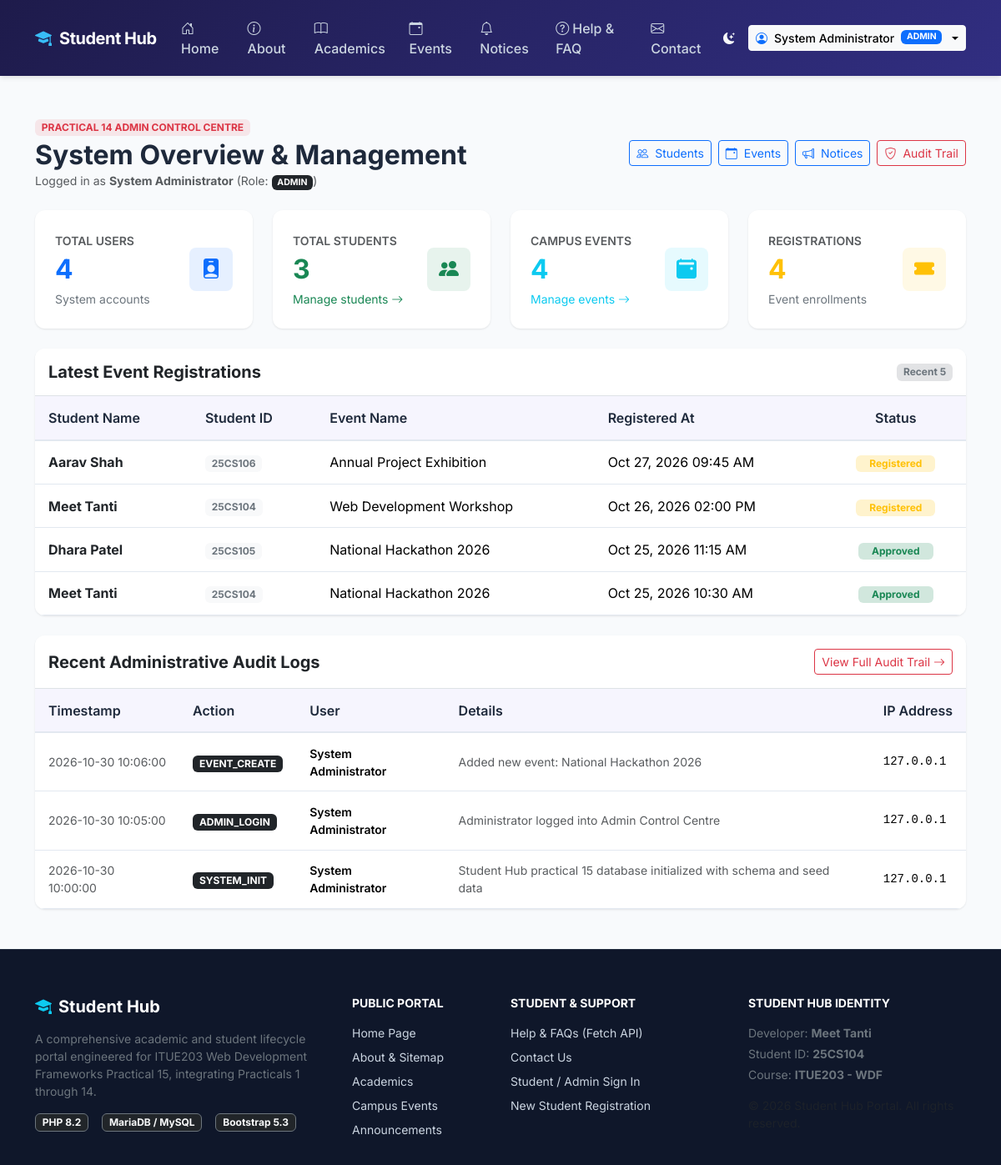
Page /admin/dashboard.php (signed in) on the committed database.
### tables this page shows
CREATE TABLE registrations (
    id INT AUTO_INCREMENT PRIMARY KEY,
    student_id INT NOT NULL,
    event_id INT NOT NULL,
    registration_date TIMESTAMP DEFAULT CURRENT_TIMESTAMP,
    status ENUM('registered', 'approved', 'rejected') DEFAULT 'registered',
    notes VARCHAR(255) NULL,
    UNIQUE KEY uq_student_event (student_id, event_id),
    CONSTRAINT fk_reg_student FOREIGN KEY (student_id) REFERENCES students(id) ON DELETE CASCADE,
    CONSTRAINT fk_reg_event FOREIGN KEY (event_id) REFERENCES events(id) ON DELETE CASCADE
);

CREATE TABLE students (
    id INT AUTO_INCREMENT PRIMARY KEY,
    user_id INT NULL UNIQUE,
    student_id VARCHAR(50) NOT NULL UNIQUE,
    student_name VARCHAR(100) NOT NULL,
    phone VARCHAR(20) NULL,
    course VARCHAR(100) NOT NULL,
    branch VARCHAR(100) NOT NULL,
    academic_year VARCHAR(30) NOT NULL,
    gender ENUM('Male', 'Female', 'Other') NOT NULL,
    address TEXT NULL,
    pincode VARCHAR(10) NULL,
    created_at TIMESTAMP DEFAULT CURRENT_TIMESTAMP,
    updated_at TIMESTAMP DEFAULT CURRENT_TIMESTAMP ON UPDATE CURRENT_TIMESTAMP,
    CONSTRAINT fk_students_user FOREIGN KEY (user_id) REFERENCES users(id) ON DELETE SET NULL ON UPDATE CASCADE
);

CREATE TABLE events (
    id INT AUTO_INCREMENT PRIMARY KEY,
    event_name VARCHAR(150) NOT NULL,
    description TEXT NULL,
    category VARCHAR(50) DEFAULT 'Academic',
    event_date DATE NOT NULL,
    event_time VARCHAR(20) DEFAULT '10:00 AM',
    location VARCHAR(150) NOT NULL,
    max_seats INT DEFAULT 100,
    poster_image VARCHAR(255) NULL,
    status ENUM('upcoming', 'completed', 'cancelled') DEFAULT 'upcoming',
    created_by INT NULL,
    created_at TIMESTAMP DEFAULT CURRENT_TIMESTAMP,
    CONSTRAINT fk_events_creator FOREIGN KEY (created_by) REFERENCES users(id) ON DELETE SET NULL
);

CREATE TABLE audit_logs (
    id INT AUTO_INCREMENT PRIMARY KEY,
    user_id INT NULL,
    action VARCHAR(100) NOT NULL,
    details TEXT NULL,
    ip_address VARCHAR(45) NOT NULL,
    created_at TIMESTAMP DEFAULT CURRENT_TIMESTAMP,
    CONSTRAINT fk_audit_user FOREIGN KEY (user_id) REFERENCES users(id) ON DELETE SET NULL
);

CREATE TABLE users (
    id INT AUTO_INCREMENT PRIMARY KEY,
    name VARCHAR(100) NOT NULL,
    email VARCHAR(150) NOT NULL UNIQUE,
    password VARCHAR(255) NOT NULL,
    role_id INT NOT NULL,
    status ENUM('active', 'inactive') DEFAULT 'active',
    created_at TIMESTAMP DEFAULT CURRENT_TIMESTAMP,
    updated_at TIMESTAMP DEFAULT CURRENT_TIMESTAMP ON UPDATE CURRENT_TIMESTAMP,
    CONSTRAINT fk_users_role FOREIGN KEY (role_id) REFERENCES roles(id) ON UPDATE CASCADE
);

### includes/auth.php (called while the page is built, shortened)
<?php
require_once __DIR__ . '/functions.php';
function isAuthenticated(): bool
{
    return isset($_SESSION['user_id']) && !empty($_SESSION['user_id']);
}
function currentUser(): ?array
{
    return [
        'id'        => (int) $_SESSION['user_id'],
        'name'      => $_SESSION['name'] ?? 'User',
        'email'     => $_SESSION['email'] ?? '',
        'role'      => $_SESSION['role'] ?? 'guest',
        'student_id'=> $_SESSION['student_id'] ?? null
    ];
}

### includes/functions.php (called while the page is built, shortened)
<?php
function e(?string $string): string
{
    return htmlspecialchars($string ?? '', ENT_QUOTES, 'UTF-8');
}

### admin/dashboard.php (the view, shortened to what this page needs)
<?php
require_once __DIR__ . '/../includes/functions.php';
require_once __DIR__ . '/../includes/auth.php';
require_once __DIR__ . '/../includes/header.php';
require_once __DIR__ . '/../includes/navbar.php';
$user = currentUser();
$totalUsers = (int) $pdo->query('SELECT COUNT(*) FROM users')->fetchColumn();
$totalStudents = (int) $pdo->query('SELECT COUNT(*) FROM students')->fetchColumn();
$totalEvents = (int) $pdo->query('SELECT COUNT(*) FROM events')->fetchColumn();
$totalRegistrations = (int) $pdo->query('SELECT COUNT(*) FROM registrations')->fetchColumn();
$stmt = $pdo->query(
    "SELECT r.id, r.registration_date, r.status, s.student_name, s.student_id, e.event_name
     FROM registrations r
     JOIN students s ON r.student_id = s.id
     JOIN events e ON r.event_id = e.id
     ORDER BY r.registration_date DESC
     LIMIT 5"
);
$latestRegistrations = $stmt->fetchAll();
$auditStmt = $pdo->query(
    "SELECT a.*, u.name as user_name, u.email
     FROM audit_logs a
     LEFT JOIN users u ON a.user_id = u.id
     ORDER BY a.created_at DESC
     LIMIT 5"
);
$recentAudits = $auditStmt->fetchAll();
?>
<main class="py-5">
    <div class="container">
        <div class="d-flex flex-wrap justify-content-between align-items-center mb-4">
            <div>
                <span class="badge bg-danger bg-opacity-10 text-danger fw-bold text-uppercase mb-1">Practical 14 Admin Control Centre</span>
                <h2 class="fw-bold mb-0">System Overview & Management</h2>
                <p class="text-muted small mb-0">Logged in as <strong><?= e($user['name']) ?></strong> (Role: <span class="badge bg-dark text-uppercase"><?= e($user['role']) ?></span>)</p>
            </div>
            <div class="mt-3 mt-md-0 d-flex gap-2">
                <a href="<?= APP_URL ?>/admin/students.php" class="btn btn-outline-primary btn-sm">
                    <i class="bi bi-people me-1"></i> Students
                </a>
                <a href="<?= APP_URL ?>/admin/events.php" class="btn btn-outline-primary btn-sm">
                    <i class="bi bi-calendar-event me-1"></i> Events
                </a>
                <a href="<?= APP_URL ?>/admin/notices.php" class="btn btn-outline-primary btn-sm">
                    <i class="bi bi-megaphone me-1"></i> Notices
                </a>
                <?php if ($user['role'] === 'admin'): ?>
                    <a href="<?= APP_URL ?>/admin/audit_logs.php" class="btn btn-outline-danger btn-sm">
                        <i class="bi bi-shield-check me-1"></i> Audit Trail
                    </a>
                <?php endif; ?>
            </div>
        </div>
        <div class="row g-4 mb-4">
            <div class="col-lg-3 col-md-6">
                <div class="card-sh card-kpi bg-white border-0">
                    <div>
                        <span class="text-muted small text-uppercase fw-semibold">Total Users</span>
                        <h2 class="fw-bold my-1 text-primary"><?= $totalUsers ?></h2>
                        <small class="text-secondary">System accounts</small>
                    </div>
                    <div class="kpi-icon bg-primary bg-opacity-10 text-primary">
                        <i class="bi bi-person-badge-fill"></i>
                    </div>
                </div>
            </div>
            <div class="col-lg-3 col-md-6">
                <div class="card-sh card-kpi bg-white border-0">
                    <div>
                        <span class="text-muted small text-uppercase fw-semibold">Total Students</span>
                        <h2 class="fw-bold my-1 text-success"><?= $totalStudents ?></h2>
                        <a href="<?= APP_URL ?>/admin/students.php" class="small text-success text-decoration-none">Manage students <i class="bi bi-arrow-right"></i></a>
                    </div>
                    <div class="kpi-icon bg-success bg-opacity-10 text-success">
                        <i class="bi bi-people-fill"></i>
                    </div>
                </div>
            </div>
            <div class="col-lg-3 col-md-6">
                <div class="card-sh card-kpi bg-white border-0">
                    <div>
                        <span class="text-muted small text-uppercase fw-semibold">Campus Events</span>
                        <h2 class="fw-bold my-1 text-info"><?= $totalEvents ?></h2>
                        <a href="<?= APP_URL ?>/admin/events.php" class="small text-info text-decoration-none">Manage events <i class="bi bi-arrow-right"></i></a>
                    </div>
                    <div class="kpi-icon bg-info bg-opacity-10 text-info">
                        <i class="bi bi-calendar2-event-fill"></i>
                    </div>
                </div>
            </div>
            <div class="col-lg-3 col-md-6">
                <div class="card-sh card-kpi bg-white border-0">
                    <div>
                        <span class="text-muted small text-uppercase fw-semibold">Registrations</span>
                        <h2 class="fw-bold my-1 text-warning"><?= $totalRegistrations ?></h2>
                        <small class="text-secondary">Event enrollments</small>
                    </div>
                    <div class="kpi-icon bg-warning bg-opacity-10 text-warning">
                        <i class="bi bi-ticket-fill"></i>
                    </div>
                </div>
            </div>
        </div>
        <div class="card card-sh border-0 mb-4 overflow-hidden">
            <div class="card-header bg-white py-3 border-bottom d-flex justify-content-between align-items-center">
                <h5 class="fw-bold mb-0">Latest Event Registrations</h5>
                <span class="badge bg-secondary-subtle text-secondary">Recent 5</span>
            </div>
            <div class="table-responsive">
                <table class="table table-sh align-middle mb-0">
                    <thead>
                        <tr>
                            <th>Student Name</th>
                            <th>Student ID</th>
                            <th>Event Name</th>
                            <th>Registered At</th>
                            <th class="text-center">Status</th>
                        </tr>
                    </thead>
                    <tbody>
                        <?php if (empty($latestRegistrations)): ?>
                            <tr><td colspan="5" class="text-center py-4 text-muted">No student registrations recorded yet.</td></tr>
                        <?php else: ?>
                            <?php foreach ($latestRegistrations as $reg): ?>
                                <tr>
                                    <td class="fw-bold text-dark"><?= e($reg['student_name']) ?></td>
                                    <td><span class="badge bg-light text-secondary"><?= e($reg['student_id']) ?></span></td>
                                    <td><?= e($reg['event_name']) ?></td>
                                    <td><?= date('M d, Y h:i A', strtotime($reg['registration_date'])) ?></td>
                                    <td class="text-center">
                                        <span class="badge bg-<?= ($reg['status'] === 'approved') ? 'success' : 'warning' ?>-subtle text-<?= ($reg['status'] === 'approved') ? 'success' : 'warning' ?> px-3 py-1">
                                            <?= e(ucfirst($reg['status'])) ?>
                                        </span>
                                    </td>
                                </tr>
                            <?php endforeach; ?>
                        <?php endif; ?>
                    </tbody>
                </table>
            </div>
        </div>
        <?php if ($user['role'] === 'admin'): ?>
            <div class="card card-sh border-0 overflow-hidden">
                <div class="card-header bg-white py-3 border-bottom d-flex justify-content-between align-items-center">
                    <h5 class="fw-bold mb-0">Recent Administrative Audit Logs</h5>
                    <a href="<?= APP_URL ?>/admin/audit_logs.php" class="btn btn-outline-danger btn-sm">
                        View Full Audit Trail <i class="bi bi-arrow-right"></i>
                    </a>
                </div>
                <div class="table-responsive">
                    <table class="table table-sh align-middle mb-0">
                        <thead>
                            <tr>
                                <th>Timestamp</th>
                                <th>Action</th>
                                <th>User</th>
                                <th>Details</th>
                                <th>IP Address</th>
                            </tr>
                        </thead>
                        <tbody>
                            <?php foreach ($recentAudits as $log): ?>
                                <tr>
                                    <td class="small text-muted"><?= date('Y-m-d H:i:s', strtotime($log['created_at'])) ?></td>
                                    <td><span class="badge bg-dark"><?= e($log['action']) ?></span></td>
                                    <td class="small fw-semibold"><?= e($log['user_name'] ?? 'System') ?></td>
                                    <td class="small text-muted"><?= e($log['details']) ?></td>
                                    <td class="small font-monospace"><?= e($log['ip_address']) ?></td>
                                </tr>
                            <?php endforeach; ?>
                        </tbody>
                    </table>
                </div>
            </div>
        <?php endif; ?>
    </div>
</main>
<?php require_once __DIR__ . '/../includes/footer.php'; ?>

### assets/css/style.css (style rules this page uses)
:root { --primary-color: #4f46e5; --primary-hover: #4338ca; --primary-light: #eef2ff; --secondary-color: #6366f1; --dark-bg: #1e1b4b; --accent-color: #06b6d4; --success-color: #10b981; --warning-color: #f59e0b; --danger-color: #ef4444; --bg-body: #f8fafc; --text-main: #1e293b; --text-muted: #64748b; --card-bg: #ffffff; --card-border: #e2e8f0; --radius-sm: 8px; --radius-md: 12px; --radius-lg: 16px; --shadow-sm: 0 1px 3px rgba(0,0,0,0.06), 0 1px 2px rgba(0,0,0,0.04); --shadow-md: 0 4px 6px -1px rgba(0,0,0,0.07), 0 2px 4px -1px rgba(0,0,0,0.04); --shadow-lg: 0 10px 15px -3px rgba(0,0,0,0.08), 0 4px 6px -2px rgba(0,0,0,0.03); }
body { background-color: var(--bg-body); color: var(--text-main); font-family: 'Inter', system-ui, -apple-system, BlinkMacSystemFont, "Segoe UI", Roboto, Oxygen, Ubuntu, Cantarell, sans-serif; min-height: 100vh; display: flex; flex-direction: column; transition: background-color 0.25s ease, color 0.25s ease; }
main { flex: 1 0 auto; }
.card-sh { background-color: var(--card-bg); border: 1px solid var(--card-border); border-radius: var(--radius-md); box-shadow: var(--shadow-sm); transition: transform 0.2s ease, box-shadow 0.2s ease; }
.card-kpi { border-radius: var(--radius-md); padding: 1.5rem; display: flex; align-items: center; justify-content: space-between; box-shadow: var(--shadow-sm); }
.kpi-icon { width: 52px; height: 52px; border-radius: var(--radius-sm); display: flex; align-items: center; justify-content: center; font-size: 1.5rem; }
.table-sh { border-collapse: separate; border-spacing: 0; width: 100%; }
.table-sh th { background-color: rgba(79, 70, 229, 0.05); font-weight: 600; color: var(--text-main); border-bottom: 2px solid var(--card-border); padding: 0.85rem 1rem; }
.table-sh td { padding: 0.85rem 1rem; vertical-align: middle; border-bottom: 1px solid var(--card-border); }

### rows in the picture
registrations: student.student_name "Aarav Shah", student.student_id "25CS106", event.event_name "Annual Project Exhibition", registration_date "Oct 27, 2026 09:45 AM", status "Registered"
registrations: student.student_name "Meet Tanti", student.student_id "25CS104", event.event_name "Web Development Workshop", registration_date "Oct 26, 2026 02:00 PM", status "Registered"
registrations: student.student_name "Dhara Patel", student.student_id "25CS105", event.event_name "National Hackathon 2026", registration_date "Oct 25, 2026 11:15 AM", status "Approved"
registrations: student.student_name "Meet Tanti", student.student_id "25CS104", event.event_name "National Hackathon 2026", registration_date "Oct 25, 2026 10:30 AM", status "Approved"
audit_logs: created_at "2026-10-30 10:06:00", action "EVENT_CREATE", user.name "System Administrator", details "Added new event: National Hackathon 2026", ip_address "127.0.0.1"
audit_logs: created_at "2026-10-30 10:05:00", action "ADMIN_LOGIN", user.name "System Administrator", details "Administrator logged into Admin Control Centre", ip_address "127.0.0.1"
audit_logs: created_at "2026-10-30 10:00:00", action "SYSTEM_INIT", user.name "System Administrator", details "Student Hub practical 15 database initialized with schema and seed data", ip_address "127.0.0.1"

### other values in the picture
$user['name'] "System Administrator"
$role "ADMIN"
$user['role'] "ADMIN"
$totalUsers "4"
$totalStudents "3"
$totalEvents "4"
$totalRegistrations "4"
